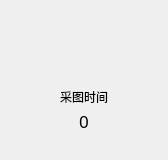
             <widget class="QFrame" name="frame_pohtotime">
              <property name="minimumSize">
               <size>
                <width>168</width>
                <height>160</height>
               </size>
              </property>
              <property name="maximumSize">
               <size>
                <width>168</width>
                <height>160</height>
               </size>
              </property>
              <property name="styleSheet">
               <string notr="true"/>
              </property>
              <property name="frameShape">
               <enum>QFrame::NoFrame</enum>
              </property>
              <property name="frameShadow">
               <enum>QFrame::Sunken</enum>
              </property>
              <layout class="QGridLayout" name="gridLayout_8">
               <property name="leftMargin">
                <number>11</number>
               </property>
               <property name="topMargin">
                <number>11</number>
               </property>
               <property name="rightMargin">
                <number>11</number>
               </property>
               <property name="bottomMargin">
                <number>11</number>
               </property>
               <property name="horizontalSpacing">
                <number>0</number>
               </property>
               <property name="verticalSpacing">
                <number>3</number>
               </property>
               <item row="0" column="1">
                <spacer name="verticalSpacer_10">
                 <property name="orientation">
                  <enum>Qt::Vertical</enum>
                 </property>
                 <property name="sizeHint" stdset="0">
                  <size>
                   <width>20</width>
                   <height>29</height>
                  </size>
                 </property>
                </spacer>
               </item>
               <item row="1" column="0" colspan="2">
                <layout class="QHBoxLayout" name="horizontalLayout_6">
                 <item>
                  <spacer name="horizontalSpacer_12">
                   <property name="orientation">
                    <enum>Qt::Horizontal</enum>
                   </property>
                   <property name="sizeHint" stdset="0">
                    <size>
                     <width>33</width>
                     <height>55</height>
                    </size>
                   </property>
                  </spacer>
                 </item>
                 <item>
                  <widget class="QLabel" name="label_pohtotime">
                   <property name="minimumSize">
                    <size>
                     <width>58</width>
                     <height>58</height>
                    </size>
                   </property>
                   <property name="maximumSize">
                    <size>
                     <width>58</width>
                     <height>58</height>
                    </size>
                   </property>
                   <property name="styleSheet">
                    <string notr="true"/>
                   </property>
                   <property name="text">
                    <string/>
                   </property>
                  </widget>
                 </item>
                 <item>
                  <spacer name="horizontalSpacer_13">
                   <property name="orientation">
                    <enum>Qt::Horizontal</enum>
                   </property>
                   <property name="sizeHint" stdset="0">
                    <size>
                     <width>33</width>
                     <height>55</height>
                    </size>
                   </property>
                  </spacer>
                 </item>
                </layout>
               </item>
               <item row="2" column="0" colspan="2">
                <widget class="QLabel" name="label_28">
                 <property name="font">
                  <font>
                   <family>微软雅黑</family>
                  </font>
                 </property>
                 <property name="styleSheet">
                  <string notr="true"/>
                 </property>
                 <property name="text">
                  <string>采图时间</string>
                 </property>
                 <property name="alignment">
                  <set>Qt::AlignCenter</set>
                 </property>
                </widget>
               </item>
               <item row="4" column="0">
                <spacer name="verticalSpacer_11">
                 <property name="orientation">
                  <enum>Qt::Vertical</enum>
                 </property>
                 <property name="sizeHint" stdset="0">
                  <size>
                   <width>20</width>
                   <height>29</height>
                  </size>
                 </property>
                </spacer>
               </item>
               <item row="3" column="0" colspan="2">
                <widget class="QLabel" name="label_getimagetime">
                 <property name="font">
                  <font>
                   <family>微软雅黑</family>
                   <pointsize>13</pointsize>
                   <kerning>true</kerning>
                  </font>
                 </property>
                 <property name="styleSheet">
                  <string notr="true"/>
                 </property>
                 <property name="text">
                  <string>0</string>
                 </property>
                 <property name="alignment">
                  <set>Qt::AlignCenter</set>
                 </property>
                </widget>
               </item>
              </layout>
             </widget>
